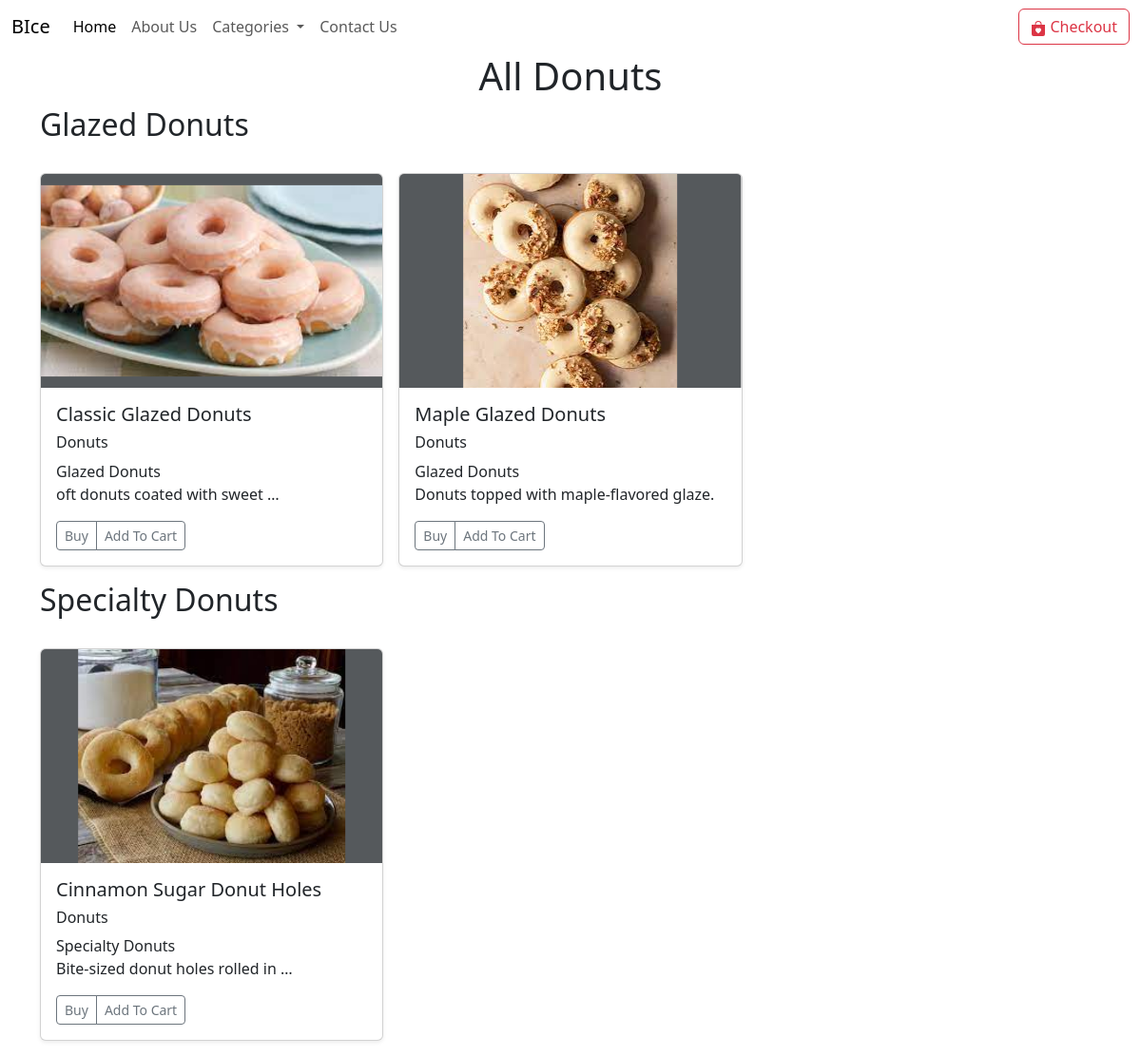
Screenshot of /donuts with the database file from the repository.
### home/models.py (models this page shows, shortened)
class Product(models.Model):
    name = models.CharField(max_length=127)
    price = models.IntegerField(default=0)
    category = models.CharField(max_length=255,default="")
    subcategory = models.CharField(max_length=255,default="")
    description = models.CharField(max_length=250, default='', blank=True, null=True)
    image = models.ImageField(upload_to='products/images')

### home/views.py (the view)
# urls.py: path('donuts',views.donuts,name='donuts'),
def donuts(request):
    donut_products = Product.objects.filter(category='Donuts')
    unique_subcategories = donut_products.values_list('subcategory', flat=True).distinct()
    params = {'icecream_products': donut_products, 'unique_subcategories': unique_subcategories}
    return render(request, 'donuts.html', params)

### templates/donuts.html (shortened to what this page needs)
{% extends "base.html" %}
{% block body %}
{% load static %}
<div class="container">
    <h1 class="text-center">All Donuts</h1>
    {% for subcategory in unique_subcategories %}
    <h2 class="text">{{ subcategory }}</h2>
    <div class="row row-cols-1 row-cols-sm-2 row-cols-md-3 g-3 my-3">
        {% for product in icecream_products %}
        {% if product.subcategory == subcategory %}
        <div class="col">
            <div class="card shadow-sm">
                <svg class="bd-placeholder-img card-img-top" width="100%" height="225" xmlns="http://www.w3.org/2000/svg" role="img" aria-label="Placeholder: Thumbnail" preserveAspectRatio="xMidYMid slice" focusable="false">
                    <title>{{ product.name }}</title>
                    <rect width="100%" height="100%" fill="#55595c"></rect>
                    <image xlink:href="/media/{{ product.image }}" width="100%" height="100%" />
                </svg>
                <div class="card-body">
                  <h5>{{ product.name }}</h5>
                  <h6>{{ product.category }}</h6>
                  <h7>{{ product.subcategory }}</h7>
                    <p class="card-text">{{ product.description|truncatewords:5 }}</p>
                    <div class="d-flex justify-content-between align-items-center">
                        <div class="btn-group">
                            <button type="button" class="btn btn-sm btn-outline-secondary">Buy</button>
                            <button type="button" class="btn btn-sm btn-outline-secondary">Add To Cart</button>
                        </div>
                    </div>
                </div>
            </div>
        </div>
        {% endif %}
        {% endfor %}
    </div>
    {% endfor %}
</div>
{% endblock body %}

### rows the page displays
Product: name "Classic Glazed Donuts", category "Donuts", subcategory "Glazed Donuts", description "oft donuts coated with sweet …"
Product: name "Maple Glazed Donuts", category "Donuts", subcategory "Glazed Donuts", description "Donuts topped with maple-flavored glaze."
Product: name "Cinnamon Sugar Donut Holes", category "Donuts", subcategory "Specialty Donuts", description "Bite-sized donut holes rolled in …"

### other values shown
{{ subcategory }} "Glazed Donuts" "Specialty Donuts"
